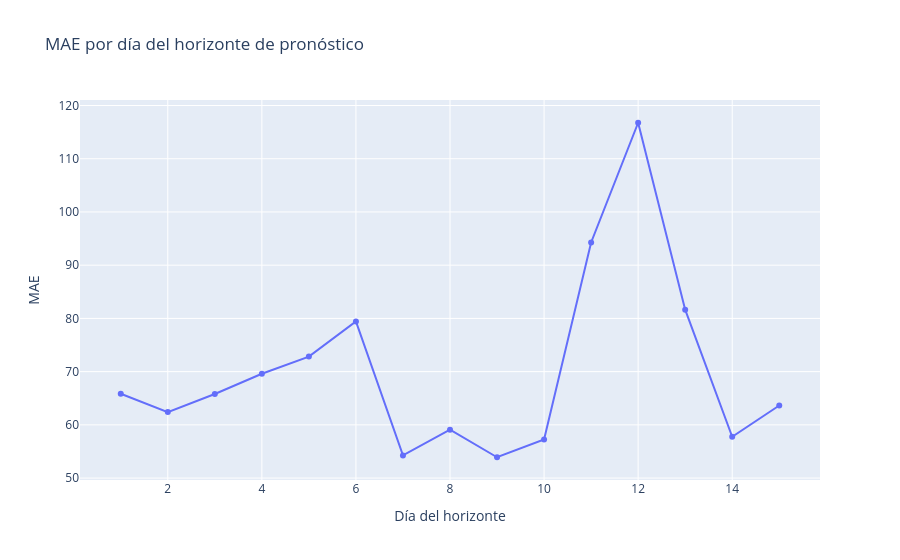

The notebook cell saved with this chart:
### Code cell
fig = px.line(
    daily_diagnostics,
    x="horizon_day",
    y="MAE",
    markers=True,
    title="MAE por día del horizonte de pronóstico",
)

fig.update_layout(
    xaxis_title="Día del horizonte",
    yaxis_title="MAE",
)

fig.show()

### Figure 1 — Plotly figure (JSON) as saved in the notebook; plotly's stock layout.template omitted (floating-point values rounded to 4 significant figures)
{"data": [{"hovertemplate": "horizon_day=%{x}<br>MAE=%{y}<extra></extra>", "legendgroup": "", "line": {"color": "#636efa", "dash": "solid"}, "marker": {"symbol": "circle"}, "mode": "lines+markers", "name": "", "orientation": "v", "showlegend": false, "type": "scatter", "x": [1, 2, 3, 4, 5, 6, 7, 8, 9, 10, 11, 12, 13, 14, 15], "xaxis": "x", "y": [65.84, 62.4, 65.81, 69.6, 72.82, 79.43, 54.26, 59.1, 53.91, 57.25, 94.26, 116.8, 81.64, 57.75, 63.64], "yaxis": "y"}], "layout": {"legend": {"tracegroupgap": 0}, "title": {"text": "MAE por día del horizonte de pronóstico"}, "xaxis": {"anchor": "y", "domain": [0, 1], "title": {"text": "Día del horizonte"}}, "yaxis": {"anchor": "x", "domain": [0, 1], "title": {"text": "MAE"}}}}
